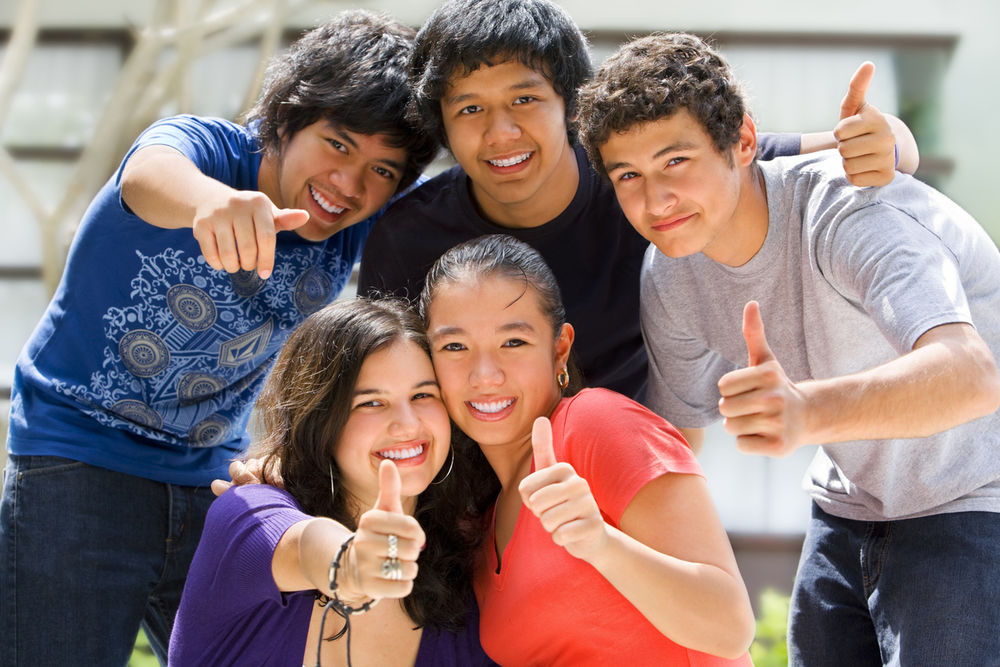
#> input picture prueba_rostros.png, 1000 x 667 px, shrunk from 1254 x 836 before the run
$ python reconocimientoFacial.py
#> lines starting #> are read from the running program, lines starting #| are printed output that depends on the picture; after the words box and inside, x2 and y2 are one past the last pixel; in counts of white or black regions, pixels touching at a corner belong together
#> the answer given: prueba_rostros.png
##pip install opencv-python

##Descargar el OPENCV y copiarlo en tu computadora
##https://medium.com/@sh.tsang/tutorial-opencv-v4-2-0-installation-in-windows-10-eca7c2c8c300

import cv2
import urllib.request
import numpy as np

class Imagenes:

    def __init__(self,url):
      self.url=url

    def identificarostro(self):
        resp = urllib.request.urlopen(self.url)
        imagen = np.asarray(bytearray(resp.read()), dtype="uint8")
        imagen = cv2.imdecode(imagen, cv2.IMREAD_COLOR)
#> imagen is the input picture: shape (667, 1000, 3); mean B, G, R 119.3, 122.1, 143
        grises = cv2.cvtColor(imagen, cv2.COLOR_BGR2GRAY) ##no es necesario para funcionar pero puedes filtrar la imagen en escala de grises
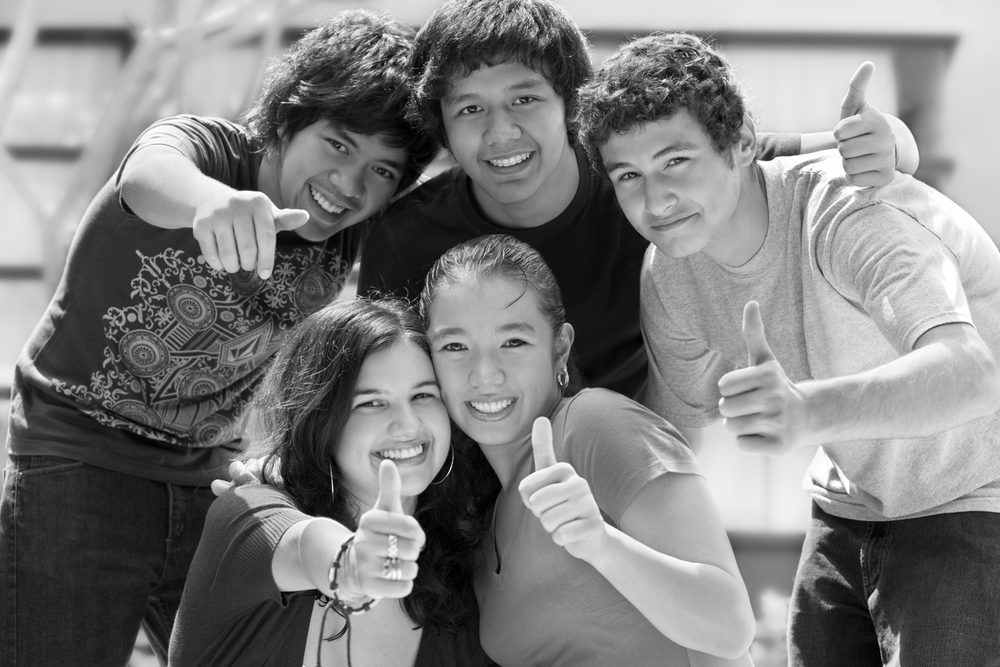
#> grises: shape (667, 1000); min 0, max 255, mean 128

        faceClassif = cv2.CascadeClassifier("haarcascade_frontalface_default.xml")
        faces = faceClassif.detectMultiScale(grises,
          scaleFactor=1.1, ##que tanto se reduce la imagen para saber cuantas imagenes van a procesar
          minNeighbors=5, ##cuantos rectangulos vecinos van a tener el rostro para no tener varios rectangulos para el mismo rostro
          minSize=(30,30), ##objetos menos a este tamaño serán ignorados
          maxSize=(200,200)) ##objetos mayores a este tamaño serán ignorados
#> faces = [[434, 58, 134, 134], [594, 129, 114, 114], [336, 355, 128, 128], [409, 286, 158, 158]]

        for (x,y,w,h) in faces:
          cv2.rectangle(imagen,(x,y),(x+w,y+h),(0,255,0),2)
#> this loop made 4 passes
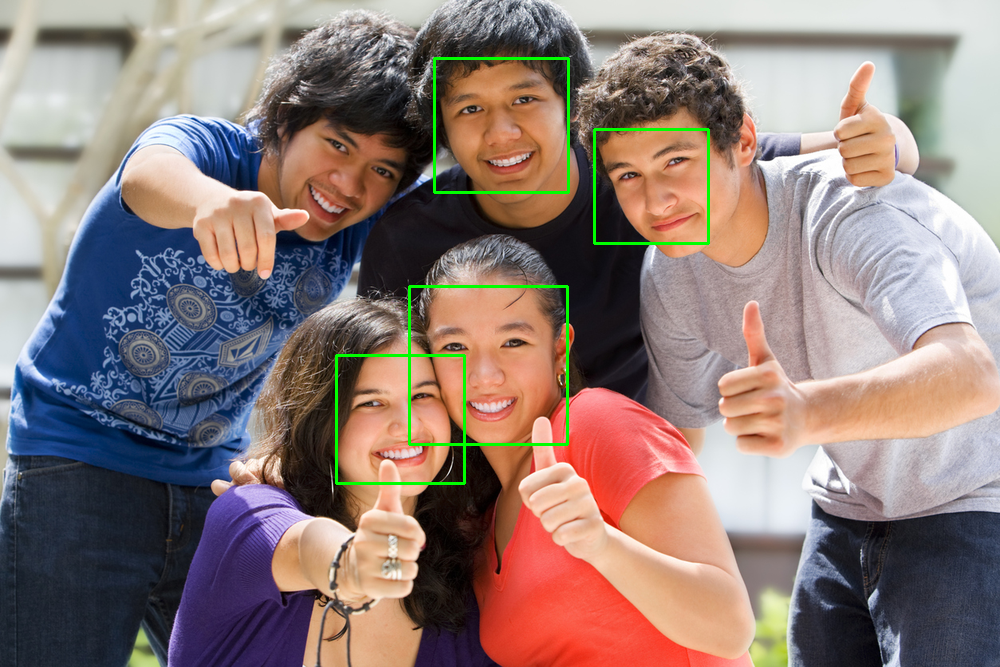
#> imagen: shape (667, 1000, 3); 0.96% of pixels changed, all inside (x1, y1, x2, y2) = (335, 57, 710, 485)

        cv2.imshow('imagen',imagen)
        cv2.waitKey(0)
        cv2.destroyAllWindows()

        return imagen

url=input("Ingrese la url del archivo imagen jpg o png: ")

img=Imagenes(url)
img.identificarostro()
